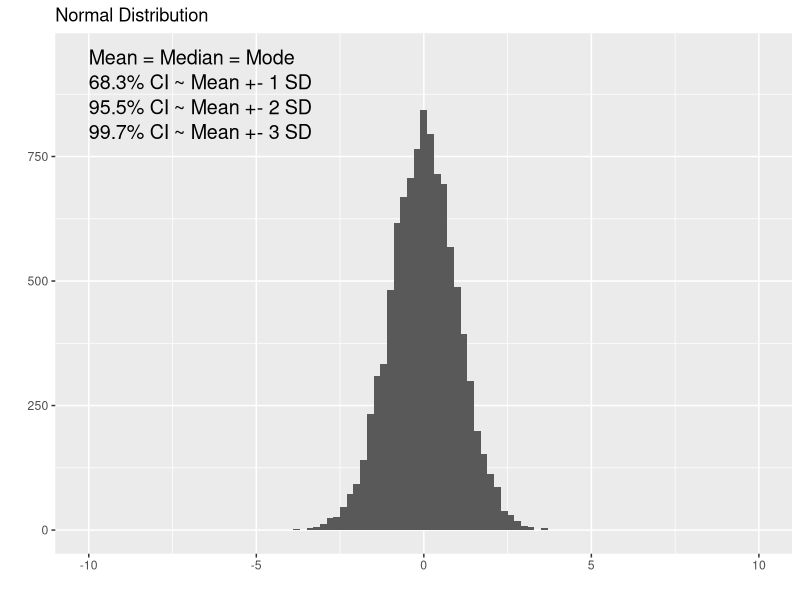
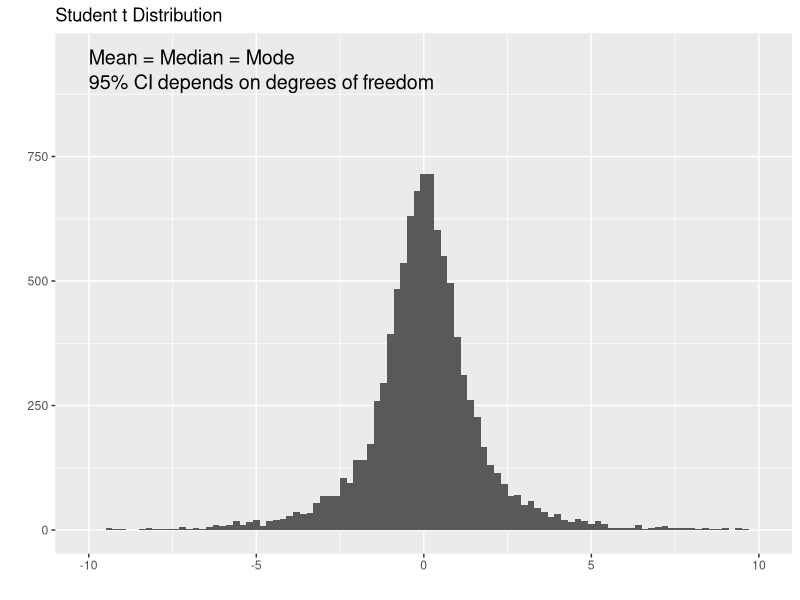
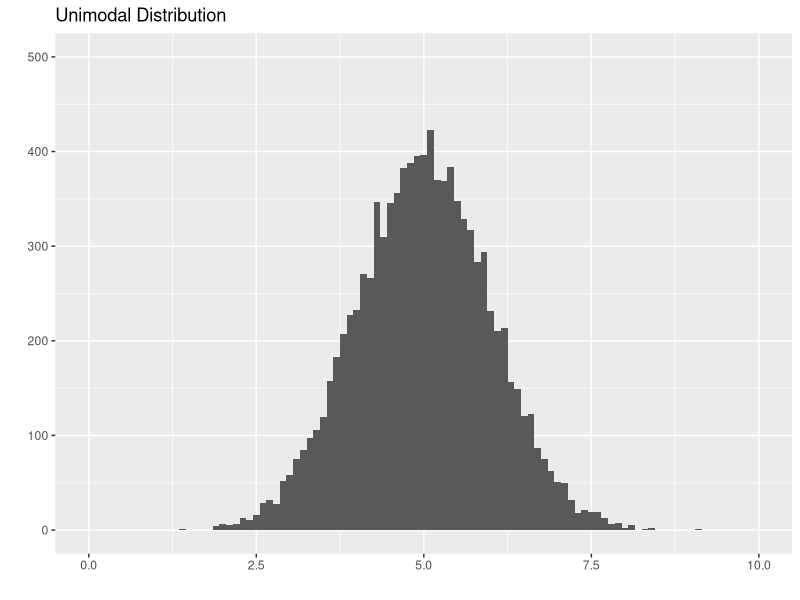
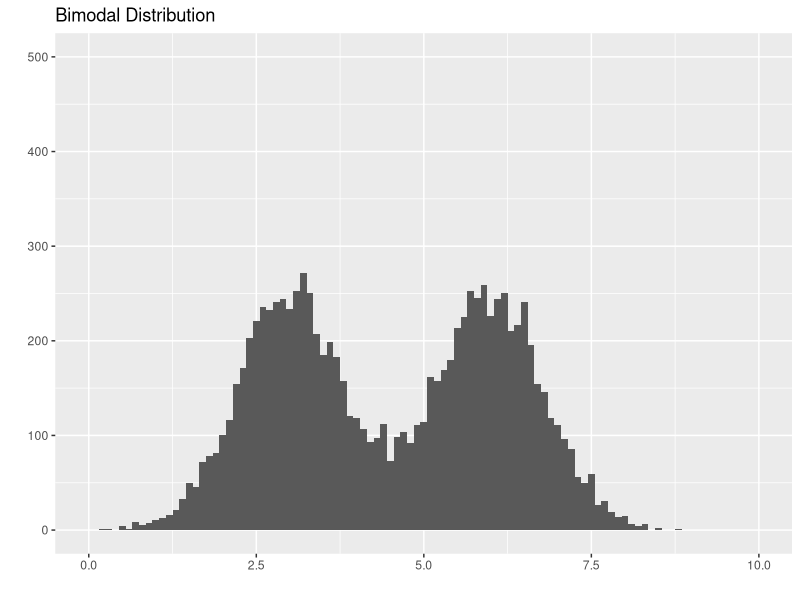
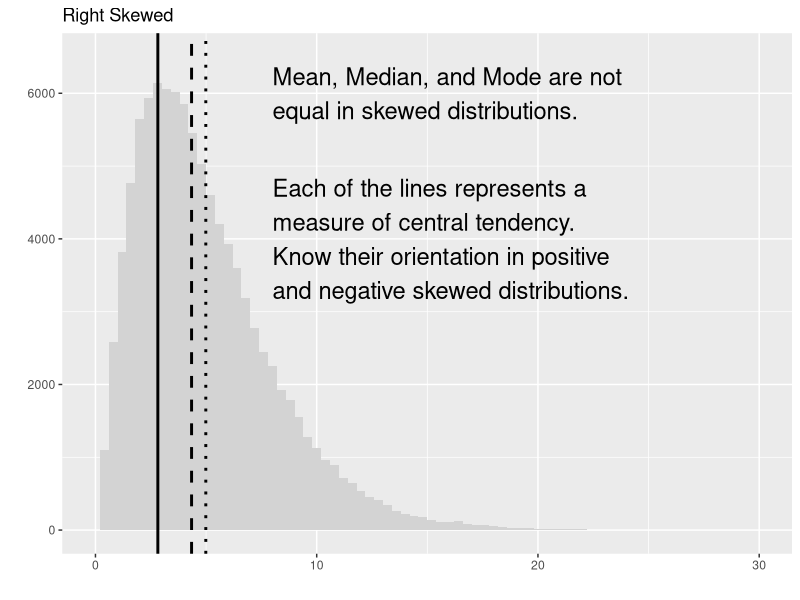
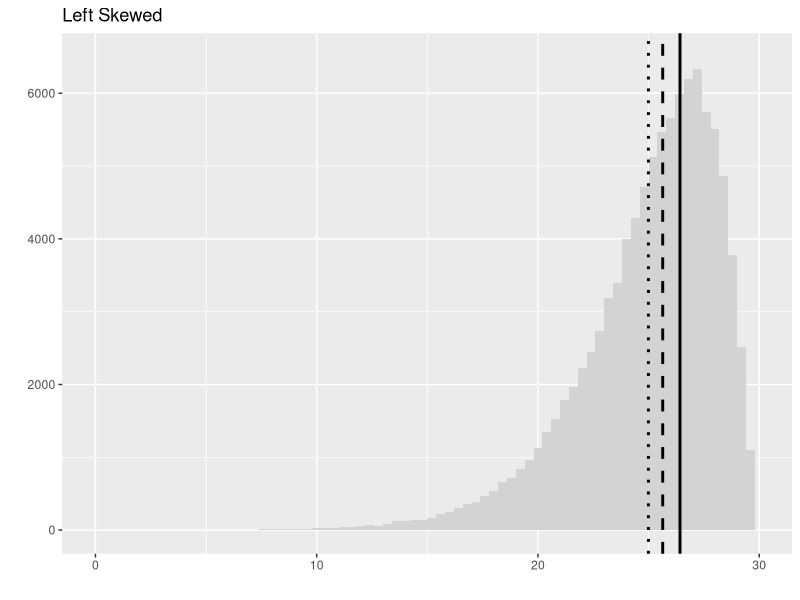
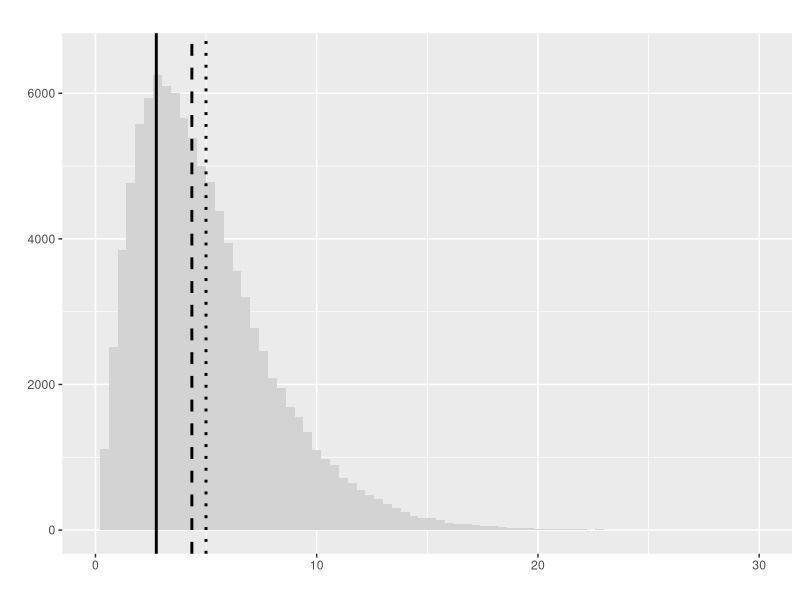
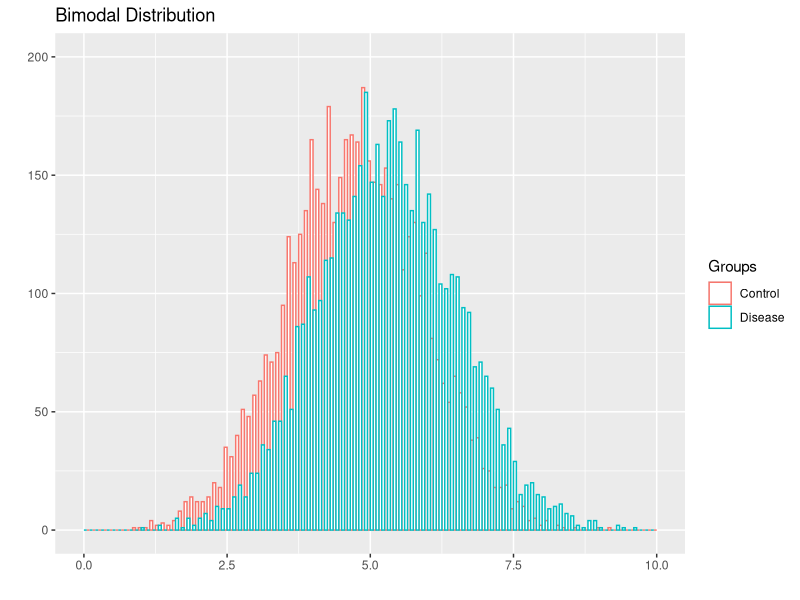

Generate these figures, in order, with R:
## ---- chunk 1
library(ggplot2)
library(cowplot)
norm <- rnorm(10000, sd = 1)
ggplot(data.frame(data = norm), aes(data)) + 
  geom_histogram(binwidth = 0.2) + 
  xlim(-10, 10) + 
  ylim(0, 950) +
  ggtitle("Normal Distribution") + 
  labs(x="", y="") +
  annotate("text", x = -10, y = 950, label = "Mean = Median = Mode", size=5, hjust = 0) +
  annotate("text", x = -10, y = 900, label = "68.3% CI ~ Mean +- 1 SD", size=5, hjust = 0) +
  annotate("text", x = -10, y = 850, label = "95.5% CI ~ Mean +- 2 SD", size=5, hjust = 0) +
  annotate("text", x = -10, y = 800, label = "99.7% CI ~ Mean +- 3 SD", size=5, hjust = 0)
## ---- chunk 2
library(ggplot2)
library(cowplot)
studentt <- rt(10000, df=2)
ggplot(data.frame(data = studentt), aes(data)) + 
  geom_histogram(binwidth = 0.2)  + 
  xlim(-10, 10) + 
  ylim(0, 950) +
  ggtitle("Student t Distribution") + 
  labs(x="", y="") +
  annotate("text", x = -10, y = 950, label = "Mean = Median = Mode", size=5, hjust = 0) +
  annotate("text", x = -10, y = 900, label = "95% CI depends on degrees of freedom", size=5, hjust = 0)
## ---- chunk 3
library(ggplot2)
library(cowplot)
norm <- rnorm(10000, mean = 5, sd = 1)
ggplot(data.frame(data = norm), aes(data)) + 
  geom_histogram(binwidth = 0.1) + 
  xlim(0, 10) + 
  ylim(0, 500) +
  ggtitle("Unimodal Distribution") + 
  labs(x="", y="")
## ---- chunk 4
library(ggplot2)
library(cowplot)
norm1 <- rnorm(5000, mean = 3, sd = 0.8)
norm2 <- rnorm(5000, mean = 6, sd = 0.8)
ggplot(data.frame(data = c(norm1, norm2)), aes(data)) + 
  geom_histogram(binwidth = 0.1) + 
  xlim(0, 10) + 
  ylim(0, 500) +
  ggtitle("Bimodal Distribution") + 
  labs(x="", y="")
## ---- chunk 5
library(ggplot2)
library(cowplot)
Mode <- function(x) {
  ux <- unique(x)
  ux[which.max(tabulate(match(x, ux)))]
}
r.skew <- rchisq(100000, df = 5)
ggplot(data.frame(data = r.skew), aes(data)) +
  geom_histogram(binwidth = 0.4, fill = 'lightgray') + 
  geom_vline(xintercept = mean(r.skew), linetype = 'dotted', lwd = 1) +
  geom_vline(xintercept = median(r.skew), linetype = "dashed", lwd = 1) +
  geom_vline(xintercept = Mode(round(r.skew, digits = 2)), linetype = "solid", lwd = 1) +
  xlim(0, 30) + 
  ylim(0, 6500) +
  ggtitle("Right Skewed") + 
  labs(x="", y="") +
  annotate("text", x = 8, y = 6000, label = "Mean, Median, and Mode are not\nequal in skewed distributions.", size = 6, hjust = 0) +
  annotate("text", x = 8, y = 4000, label = "Each of the lines represents a\nmeasure of central tendency.\nKnow their orientation in positive\nand negative skewed distributions.", size = 6, hjust = 0)
## ---- chunk 6
library(ggplot2)
library(cowplot)
Mode <- function(x) {
  ux <- unique(x)
  ux[which.max(tabulate(match(x, ux)))]
}
l.skew <- 30 - rchisq(100000, df = 5)
ggplot(data.frame(data = l.skew), aes(data)) + 
  geom_histogram(binwidth = 0.4, fill = 'lightgray') + 
  geom_vline(xintercept = mean(l.skew), linetype = 'dotted', lwd = 1) +
  geom_vline(xintercept = median(l.skew), linetype = "dashed", lwd = 1) +
  geom_vline(xintercept = Mode(round(l.skew, digits = 2)), linetype = "solid", lwd = 1) +
  xlim(0, 30) + 
  ylim(0, 6500) +
  ggtitle("Left Skewed") + 
  labs(x="", y="")
## ---- chunk 7
library(ggplot2)
library(cowplot)
Mode <- function(x) {
  ux <- unique(x)
  ux[which.max(tabulate(match(x, ux)))]
}
r.skew <- rchisq(100000, df = 5)
ggplot(data.frame(data = r.skew), aes(data)) +
  geom_histogram(binwidth = 0.4, fill = 'lightgray') + 
  geom_vline(xintercept = mean(r.skew), linetype = 'dotted', lwd = 1) +
  geom_vline(xintercept = median(r.skew), linetype = "dashed", lwd = 1) +
  geom_vline(xintercept = Mode(round(r.skew, digits = 2)), linetype = "solid", lwd = 1) +
  xlim(0, 30) + 
  ylim(0, 6500) +
  ggtitle("") + 
  labs(x="", y="")
## ---- chunk 8
library(ggplot2)
library(cowplot)
norm1 <- rnorm(5000, mean = 4.75, sd = 1.2)
norm2 <- rnorm(5000, mean = 5.25, sd = 1.2)
ggplot(data.frame(data = c(norm1, norm2), Groups = c(rep('Control', length(norm1)), rep('Disease', length(norm2)))), aes(data, color = Groups)) + 
  geom_histogram(binwidth = 0.1, fill = 'white', position="dodge") + 
  xlim(0, 10) + 
  ylim(0, 200) +
  ggtitle("Bimodal Distribution") + 
  labs(x="", y="")
## ---- chunk 9
  norm1 <- rnorm(5000, mean = 4.75, sd = 1.2)
  norm2 <- rnorm(5000, mean = 5.25, sd = 1.2)
  (t.test(norm1, norm2))$p.value
## ---- chunk 10
library(ggplot2)
library(cowplot)
pos <- ggplot(mtcars, aes(x=wt, y=hp)) + 
  geom_point() + 
  ggtitle("Positive Correlation") + 
  labs(x="Weight", y="Horse Power")
neg <- ggplot(mtcars, aes(x=wt, y=mpg)) + 
  geom_point() + 
  ggtitle("Negative Correlation") + 
  labs(x="Weight", y="Fuel Efficiency (mpg)")

plot_grid(pos, neg)
## ---- chunk 11
library(ggplot2)
library(cowplot)
pos <- ggplot(mtcars, aes(x=wt, y=hp)) + 
  geom_point() + 
  geom_smooth(method='lm',formula=y~x) +
  ggtitle("Positive Correlation") + 
  labs(x="Weight", y="Horse Power")
show(pos)
## ---- chunk 12
library(ggplot2)
library(cowplot)
norm1 <- rnorm(5000, mean = 4.25, sd = 1.5)
norm2 <- rnorm(5000, mean = 7.75, sd = 1.5)
ggplot(data.frame(data = c(norm1, norm2), Groups = c(rep('Control', length(norm1)), rep('Disease', length(norm2)))), aes(data, fill = Groups)) + 
  geom_density(alpha=0.2) + 
  geom_vline(xintercept = 6, linetype = 'solid', lwd = 1) +
  scale_fill_manual(values = c("Control" = "blue", "Disease" = "red")) +
  labs(x="Cancer Biomarker", y="Fraction of Patients") +
  annotate("text", x = 1.5, y = 0.02, label = "True\nNegative", size=5, hjust = 0) +
  annotate("text", x = 4.7, y = 0.02, label = "False\nNegative", size=5, hjust = 0) +
  annotate("text", x = 6.35, y = 0.02, label = "False\nPositive", size=5, hjust = 0) +
  annotate("text", x = 9.2, y = 0.02, label = "True\nPositive", size=5, hjust = 0)
## ---- chunk 13
library(ggplot2)
library(cowplot)
norm1 <- rnorm(5000, mean = 4.25, sd = 1.5)
norm2 <- rnorm(5000, mean = 7.75, sd = 1.5)
ggplot(data.frame(data = c(norm1, norm2), Groups = c(rep('Control', length(norm1)), rep('Disease', length(norm2)))), aes(data, fill = Groups)) + 
  geom_density(alpha=0.2) + 
  geom_vline(xintercept = 6, linetype = 'solid', lwd = 1) +
  scale_fill_manual(values = c("Control" = "white", "Disease" = "red")) +
  labs(x="Cancer Biomarker", y="Fraction of Patients") +
  annotate("text", x = 1.5, y = 0.02, label = "True\nNegative", size=5, hjust = 0, color = '#dddddd') +
  annotate("text", x = 4.7, y = 0.02, label = "False\nNegative", size=5, hjust = 0) +
  annotate("text", x = 6.35, y = 0.02, label = "False\nPositive", size=5, hjust = 0, color = '#dddddd') +
  annotate("text", x = 9.2, y = 0.02, label = "True\nPositive", size=5, hjust = 0)
## ---- chunk 14
library(ggplot2)
library(cowplot)
norm1 <- rnorm(5000, mean = 4.25, sd = 1.5)
norm2 <- rnorm(5000, mean = 7.75, sd = 1.5)
ggplot(data.frame(data = c(norm1, norm2), Groups = c(rep('Control', length(norm1)), rep('Disease', length(norm2)))), aes(data, fill = Groups)) + 
  geom_density(alpha=0.2) + 
  geom_vline(xintercept = 6, linetype = 'solid', lwd = 1) +
  scale_fill_manual(values = c("Control" = "blue", "Disease" = "white")) +
  labs(x="Cancer Biomarker", y="Fraction of Patients") +
  annotate("text", x = 1.5, y = 0.02, label = "True\nNegative", size=5, hjust = 0) +
  annotate("text", x = 4.7, y = 0.02, label = "False\nNegative", size=5, hjust = 0, color = '#dddddd') +
  annotate("text", x = 6.35, y = 0.02, label = "False\nPositive", size=5, hjust = 0) +
  annotate("text", x = 9.2, y = 0.02, label = "True\nPositive", size=5, hjust = 0, color = '#dddddd')
## ---- chunk 15
library(ggplot2)
library(cowplot)
n = 1000
prevalence <- seq(0, 1, by = 0.001)
sensitivity <- 0.9
specificity <- 0.9
TP <- n * prevalence
TN <- n - TP
FP <- n * (1 - specificity)
FN <- n * prevalence * (1 - sensitivity)
PPV <- TP / (TP + FP)
data <- data.frame(x = prevalence, y = PPV)
ggplot(data, aes(x = x, y = y)) + 
  geom_line() +
  ylim(0, 1) + 
  labs(x="Prevalence", y="Positive Predictive Value")
